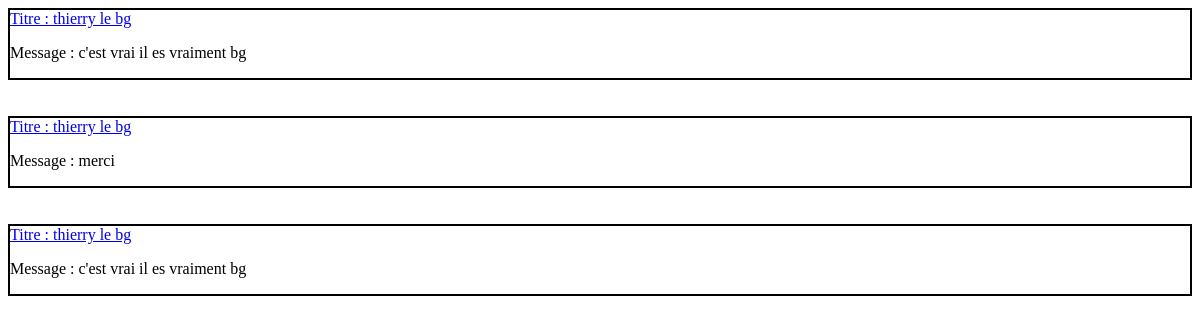
/Fonction-php&JS/liste-topic.php, run on an earlier commit of the app's database.
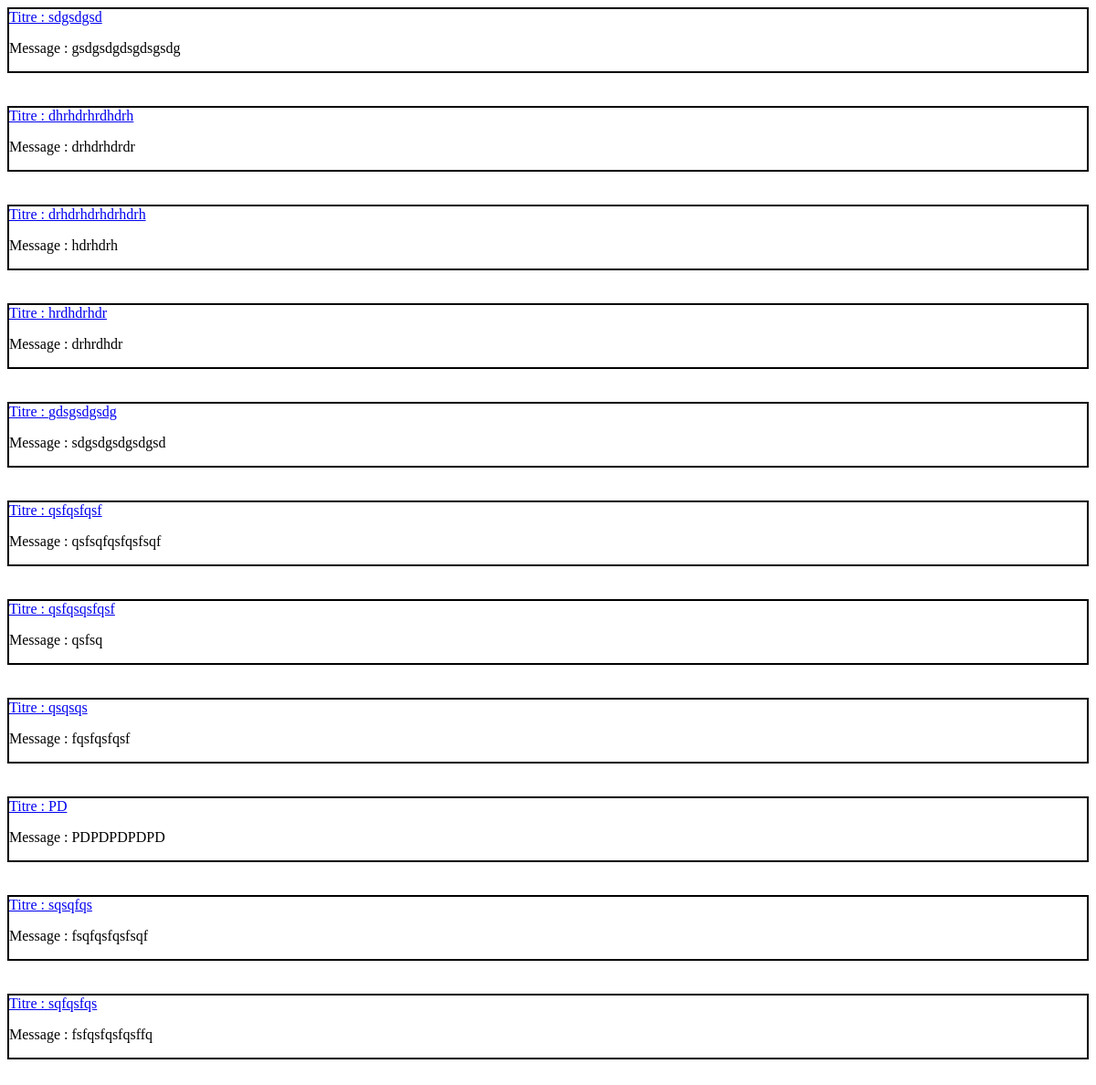
And on a later commit of the database.
### tables this page shows
CREATE TABLE `topic` (
  `id_topic` int(11) NOT NULL,
  `titre` varchar(50) NOT NULL,
  `message` varchar(10000) NOT NULL,
  `id_user` int(11) NOT NULL,
  `date_publication` datetime NOT NULL
);

### Fonction-php&JS/liste-topic.php (the view)
<!DOCTYPE html>
<html lang="fr">
<?php
include('connect.php');
$requete = "SELECT count(*) from topic";
$exec_requete = mysqli_query($db, $requete);
$reponse = mysqli_fetch_array($exec_requete);
$count = $reponse['count(*)'];
if($count!=0){
        $requete="Select id_topic, titre, message, id_user from topic";
        $exec_requete2 = mysqli_query($db,$requete);
    while($row = mysqli_fetch_assoc($exec_requete2)){
        echo'<div style="border: solid black 2px">
       <a href="afficher-topic.php?id=' . $row["id_topic"] . '">Titre : ' . $row["titre"] . '</a>
       <p>Message : ' . $row["message"] . '</p>
       </div><br><br>';
    };
};
?>
</html>

What changed in the data, as far as the page shows it:
removed topic: titre "thierry le bg", message "c'est vrai il es vraiment bg"
removed topic: titre "thierry le bg", message "merci"
removed topic: titre "thierry le bg", message "c'est vrai il es vraiment bg"
added topic: titre "sdgsdgsd", message "gsdgsdgdsgdsgsdg"
added topic: titre "dhrhdrhrdhdrh", message "drhdrhdrdr"
added topic: titre "drhdrhdrhdrhdrh", message "hdrhdrh"
added topic: titre "hrdhdrhdr", message "drhrdhdr"
added topic: titre "gdsgsdgsdg", message "sdgsdgsdgsdgsd"
added topic: titre "qsfqsfqsf", message "qsfsqfqsfqsfsqf"
added topic: titre "qsfqsqsfqsf", message "qsfsq"
added topic: titre "qsqsqs", message "fqsfqsfqsf"
added topic: titre "PD", message "PDPDPDPDPD"
added topic: titre "sqsqfqs", message "fsqfqsfqsfsqf"
added topic: titre "sqfqsfqs", message "fsfqsfqsfqsffq"
